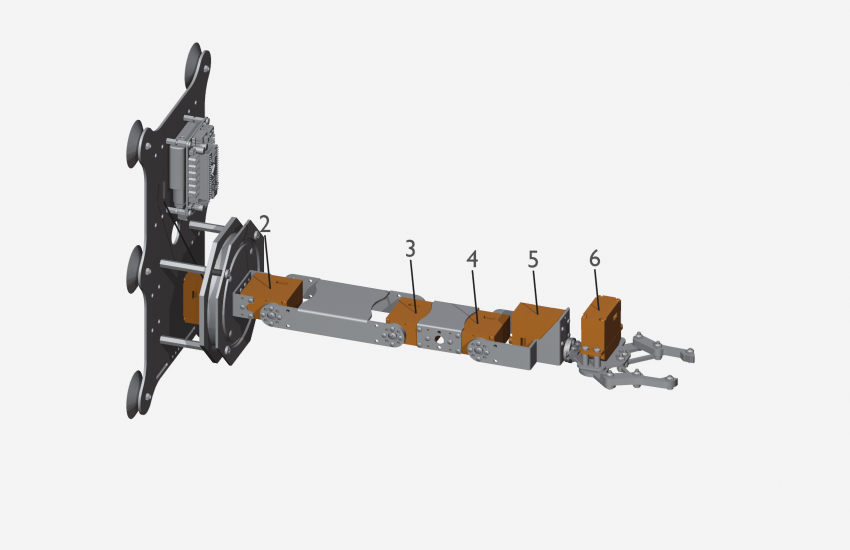
#> input picture hardware/drawings/reference/assembly_overview.png, 1700 x 1100 px (shown at 1/2 size)
$ python -i visual_quality.py   (imports and definitions only)   (older library calls are emulated)
#> lines starting #> are read from the running program, lines starting #| are printed output that depends on the picture
#> further down, picture is the input picture: shape (1100, 1700, 3); mean B, G, R 227.1, 227.8, 228.8
"""Native-pixel focus assistance and read-only camera capability discovery.

Sharpness measurements do not actuate an MF lens and are not autofocus.
Scores compare the same textured ROI; they are not calibrated optical quality.
"""
from __future__ import annotations

import base64
from copy import deepcopy
import json
import os
from pathlib import Path
import shutil
import subprocess
import threading
import time

import cv2
import numpy as np


class CameraCapabilityProbe:
    # [35 lines left out: functions __init__, start, _run, not called in this run]

    def snapshot(self):
        with self._lock:
            return deepcopy(self._result)


def focus_sample(image, center=None):
    """Return a 640x360-or-smaller unscaled ROI and content-dependent metrics."""
    h, w = image.shape[:2]
#> h = 1100; w = 1700
    rw, rh = min(640, w), min(360, h)
#> rw = 640; rh = 360
    cx, cy = center or (w / 2, h / 2)
#> cx = 850; cy = 550
    x = max(0, min(w - rw, round(cx - rw / 2)))
#> x = 530
    y = max(0, min(h - rh, round(cy - rh / 2)))
#> y = 370
    roi = image[y:y + rh, x:x + rw].copy()
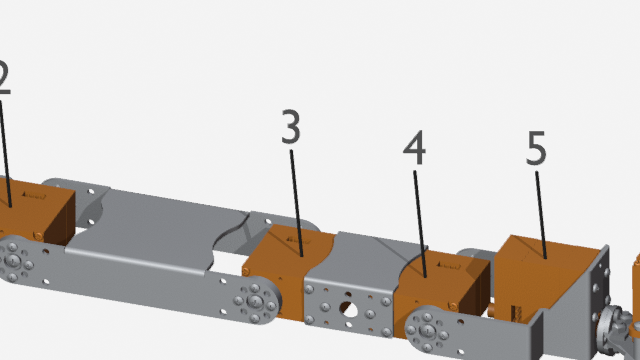
#> roi: shape (360, 640, 3); mean B, G, R 201, 205.2, 209.7
    gray = cv2.cvtColor(roi, cv2.COLOR_BGR2GRAY)
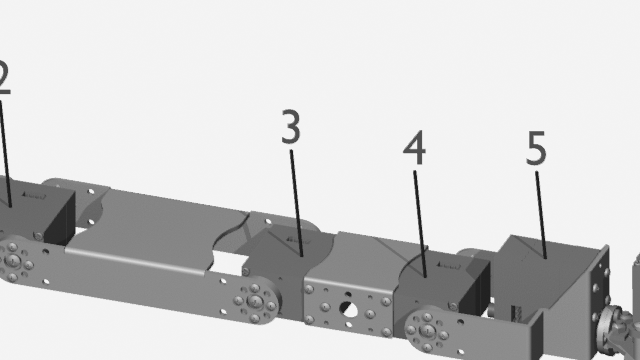
#> gray: shape (360, 640); min 26, max 244, mean 206
    smooth = cv2.GaussianBlur(gray, (3, 3), .6)
    score = float(cv2.Laplacian(smooth, cv2.CV_32F).var())
#> score = 122
    contrast = float(np.std(smooth))
#> contrast = 58.23
    mean = float(gray.mean())
#> mean = 206
    reason = "low_texture" if contrast < 8 else "dark" if mean < 30 else "bright" if mean > 235 else "relative_measurement"
#> reason = 'relative_measurement'
    return roi, {"roi": [x, y, rw, rh], "native_pixels": True, "score": round(score, 2),
                 "contrast": round(contrast, 2), "mean_luma": round(mean, 2), "reason": reason,
                 "black_fraction": round(float(np.mean(gray < 5)), 4),
                 "white_fraction": round(float(np.mean(gray > 250)), 4)}


class FocusAssist:
    # [25 lines left out: functions __init__, update, not called in this run]

>>> import cv2
>>> picture = cv2.imread('../../hardware/drawings/reference/assembly_overview.png')
>>> result = focus_sample(picture)

$ run again, on hardware/drawings/reference/head_base_axes.png
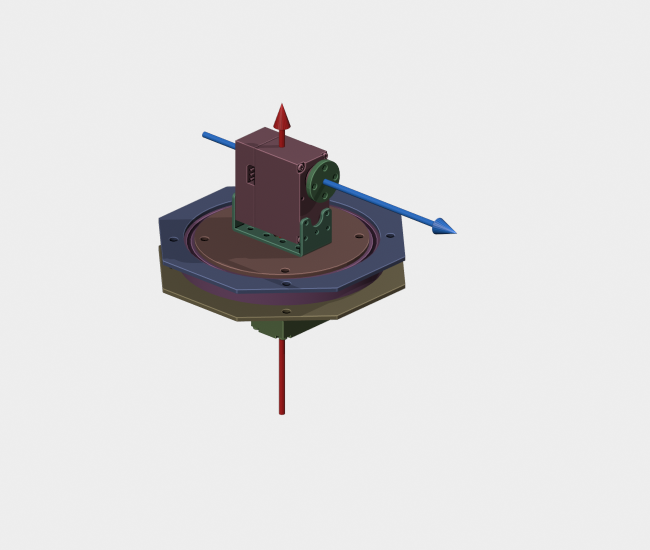
#> input picture hardware/drawings/reference/head_base_axes.png, 1300 x 1100 px (shown at 1/2 size)
#> picture is the input picture: shape (1100, 1300, 3); mean B, G, R 220.6, 220, 221
#> in focus_sample, `roi = image[y:y + rh, x:x + rw].copy()`:
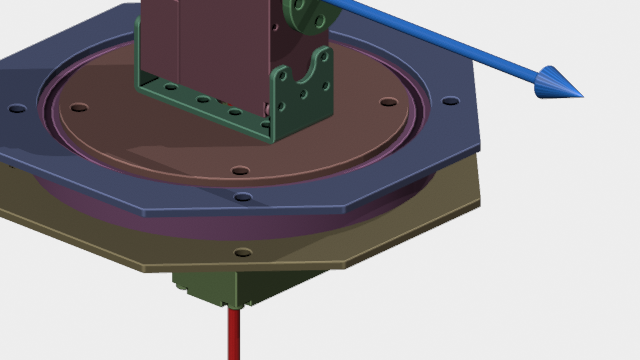
#> roi: shape (360, 640, 3); mean B, G, R 150.9, 147.7, 151.4
#> in focus_sample, `gray = cv2.cvtColor(roi, cv2.COLOR_BGR2GRAY)`:
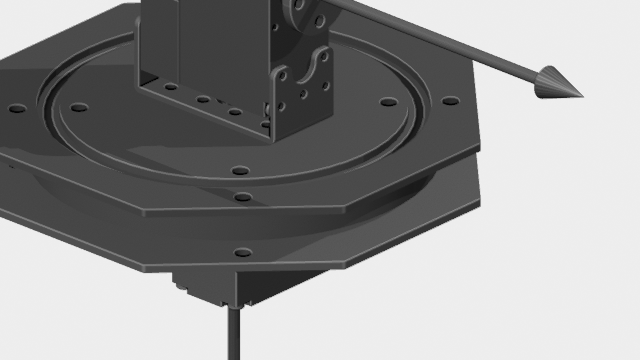
#> gray: shape (360, 640); min 0, max 238, mean 149.1
#> score = 89.75
#> contrast = 84.45
#> mean = 149.1
#> reason = 'relative_measurement'
